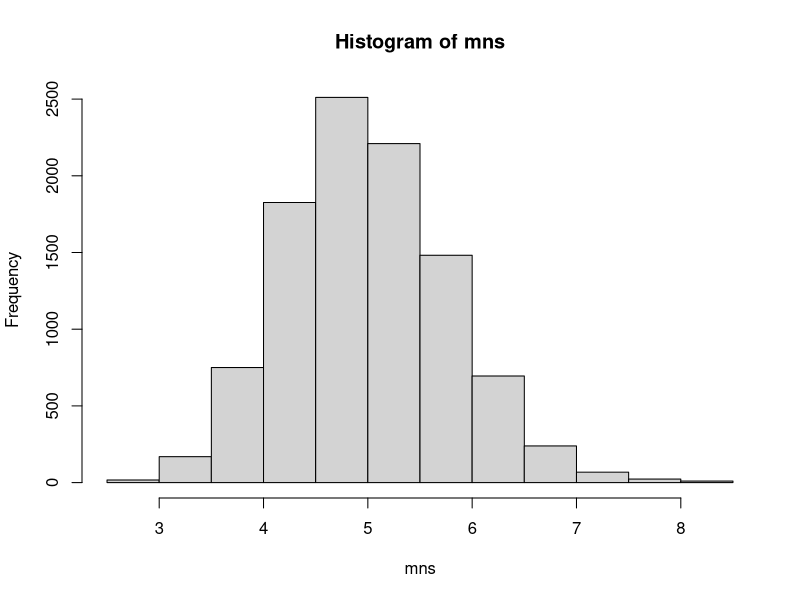
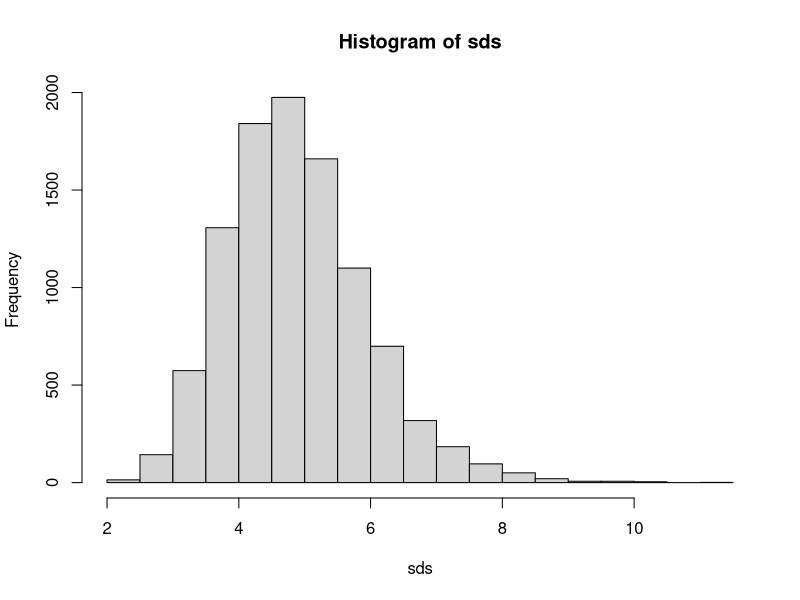
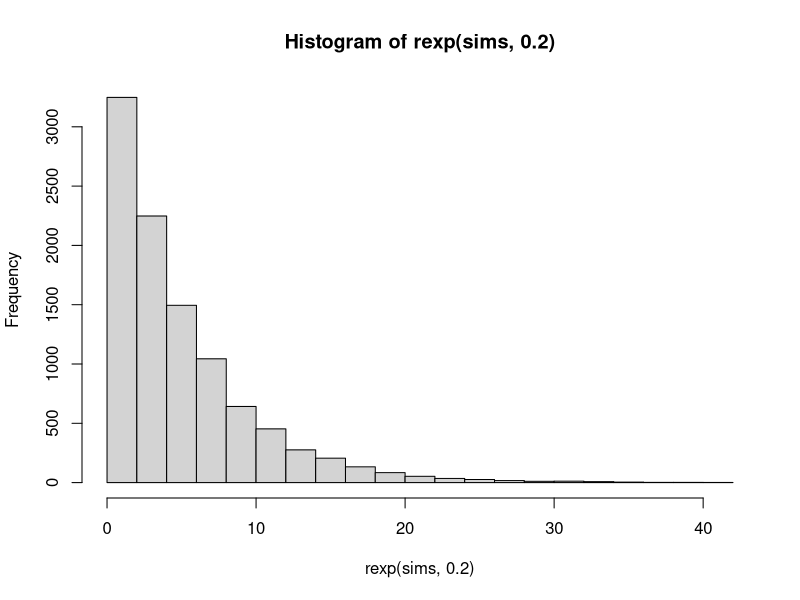

These figures' R source, in order:
mns <- NULL
sds <- NULL
lambda <- 0.2
sims <- 10000
numexp <- 40
for (i in 1 : sims) {
m <- mean(rexp(numexp, lambda)) 
s <- sd(rexp(numexp, lambda))  
mns <- c(mns, m) 
sds <- c(sds, s)
}
hist(mns)
hist(sds)
hist(rexp(sims, 0.2))
print(mean(rexp(sims, 0.2)))